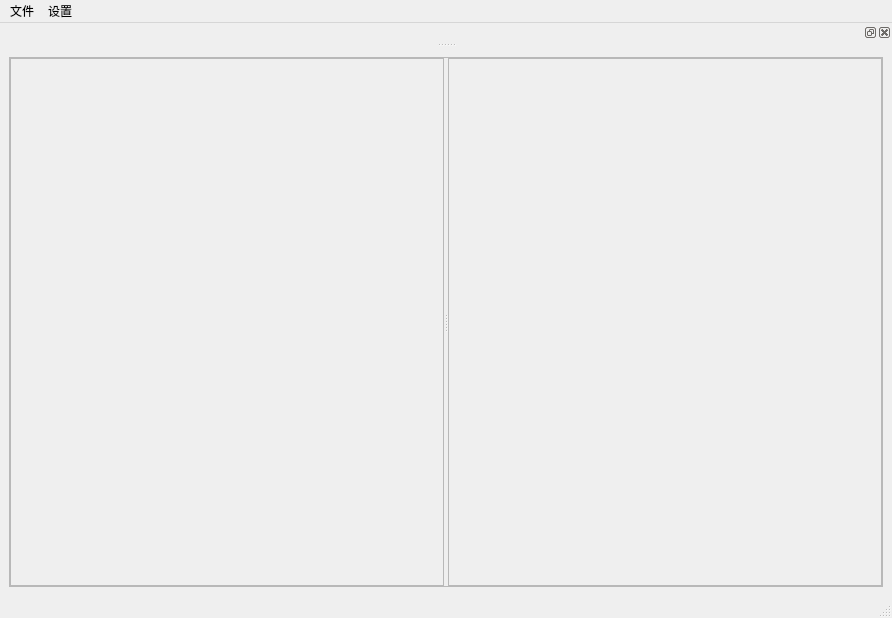
<?xml version="1.0" encoding="UTF-8"?>
<ui version="4.0">
 <class>MainWindow</class>
 <widget class="QMainWindow" name="MainWindow">
  <property name="geometry">
   <rect>
    <x>0</x>
    <y>0</y>
    <width>892</width>
    <height>618</height>
   </rect>
  </property>
  <property name="sizePolicy">
   <sizepolicy hsizetype="Expanding" vsizetype="Expanding">
    <horstretch>0</horstretch>
    <verstretch>0</verstretch>
   </sizepolicy>
  </property>
  <property name="windowTitle">
   <string>MainWindow</string>
  </property>
  <widget class="QWidget" name="centralwidget">
   <layout class="QGridLayout" name="gridLayout">
    <item row="0" column="0">
     <widget class="QSplitter" name="splitter_2">
      <property name="orientation">
       <enum>Qt::Vertical</enum>
      </property>
      <widget class="QFrame" name="frame_2">
       <property name="frameShape">
        <enum>QFrame::StyledPanel</enum>
       </property>
       <property name="frameShadow">
        <enum>QFrame::Plain</enum>
       </property>
       <layout class="QGridLayout" name="gridLayout_2">
        <property name="leftMargin">
         <number>0</number>
        </property>
        <property name="topMargin">
         <number>0</number>
        </property>
        <property name="rightMargin">
         <number>0</number>
        </property>
        <property name="bottomMargin">
         <number>0</number>
        </property>
        <property name="spacing">
         <number>0</number>
        </property>
        <item row="0" column="0">
         <widget class="QSplitter" name="splitter">
          <property name="orientation">
           <enum>Qt::Horizontal</enum>
          </property>
          <widget class="QFrame" name="frameRight">
           <property name="frameShape">
            <enum>QFrame::StyledPanel</enum>
           </property>
           <property name="frameShadow">
            <enum>QFrame::Plain</enum>
           </property>
           <layout class="QGridLayout" name="gridLayout_3">
            <item row="0" column="0">
             <widget class="QLabel" name="labelLeft">
              <property name="text">
               <string/>
              </property>
             </widget>
            </item>
           </layout>
          </widget>
          <widget class="QFrame" name="frameLeft">
           <property name="frameShape">
            <enum>QFrame::StyledPanel</enum>
           </property>
           <property name="frameShadow">
            <enum>QFrame::Plain</enum>
           </property>
           <layout class="QGridLayout" name="gridLayout_4">
            <item row="0" column="0">
             <widget class="QLabel" name="labelRight">
              <property name="minimumSize">
               <size>
                <width>0</width>
                <height>0</height>
               </size>
              </property>
              <property name="text">
               <string/>
              </property>
             </widget>
            </item>
           </layout>
          </widget>
         </widget>
        </item>
       </layout>
      </widget>
     </widget>
    </item>
   </layout>
  </widget>
  <widget class="QMenuBar" name="menubar">
   <property name="geometry">
    <rect>
     <x>0</x>
     <y>0</y>
     <width>892</width>
     <height>26</height>
    </rect>
   </property>
   <widget class="QMenu" name="menu_file">
    <property name="title">
     <string>文件</string>
    </property>
    <addaction name="actionOpen"/>
    <addaction name="actionSave"/>
    <addaction name="actionClear"/>
    <addaction name="actionRevert"/>
    <addaction name="actionExit"/>
   </widget>
   <widget class="QMenu" name="menu_setting">
    <property name="title">
     <string>设置</string>
    </property>
    <addaction name="actionis_continuous_processing"/>
   </widget>
   <addaction name="menu_file"/>
   <addaction name="menu_setting"/>
  </widget>
  <widget class="QStatusBar" name="statusbar"/>
  <widget class="QDockWidget" name="dockWidget_4">
   <property name="sizePolicy">
    <sizepolicy hsizetype="Expanding" vsizetype="Expanding">
     <horstretch>0</horstretch>
     <verstretch>0</verstretch>
    </sizepolicy>
   </property>
   <property name="minimumSize">
    <size>
     <width>95</width>
     <height>0</height>
    </size>
   </property>
   <property name="baseSize">
    <size>
     <width>0</width>
     <height>100</height>
    </size>
   </property>
   <attribute name="dockWidgetArea">
    <number>4</number>
   </attribute>
   <widget class="QWidget" name="dockWidgetContents_6"/>
  </widget>
  <action name="actionOpen">
   <property name="text">
    <string>Open</string>
   </property>
  </action>
  <action name="actionSave">
   <property name="text">
    <string>Save</string>
   </property>
  </action>
  <action name="actionClear">
   <property name="text">
    <string>Clear</string>
   </property>
  </action>
  <action name="actionRevert">
   <property name="text">
    <string>Revert</string>
   </property>
  </action>
  <action name="actionExit">
   <property name="text">
    <string>Exit</string>
   </property>
  </action>
  <action name="actionis_continuous_processing">
   <property name="text">
    <string>is continuous processing</string>
   </property>
  </action>
 </widget>
 <resources/>
 <connections/>
</ui>
